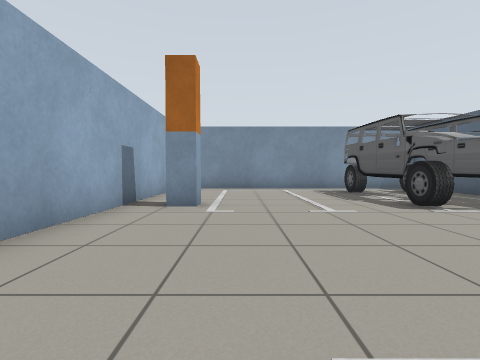
[1] (above)

12 first-person views from a walk through a Gazebo world. The camera is 0.72 m above the floor, tilts 2° down and sees 85° across. The floor is counted in squares, 1 m on a side. Each view is taken from the middle of a square. On the plan, view 1 faces up. The plan holds only what a view shows up to about 9 squares ahead; the rest is blank. The robots in the file are not drawn. Some stock models are drawn as simple stand-ins.

[2]
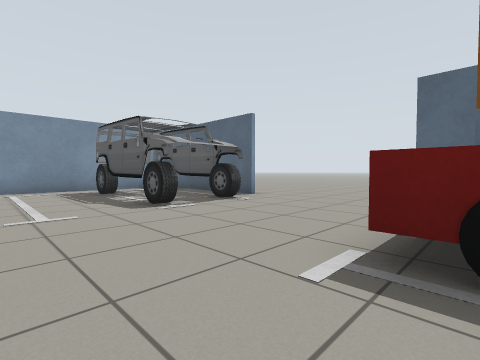

[3]
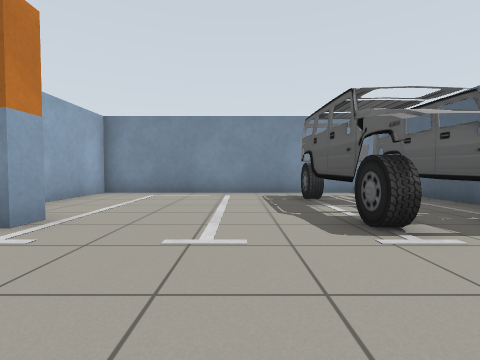

[4]
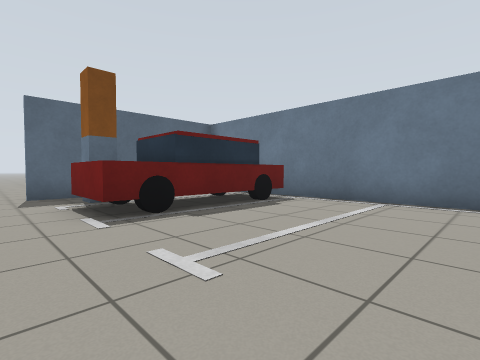

[5]
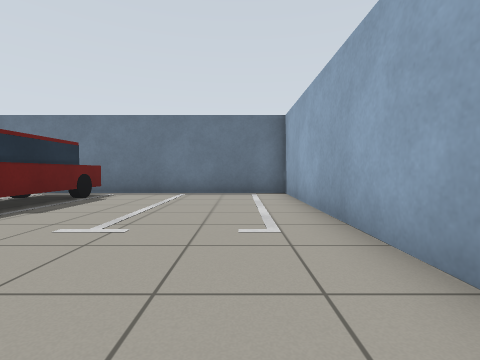

[6]
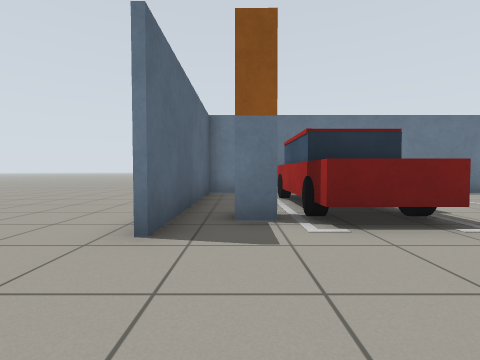

[7]
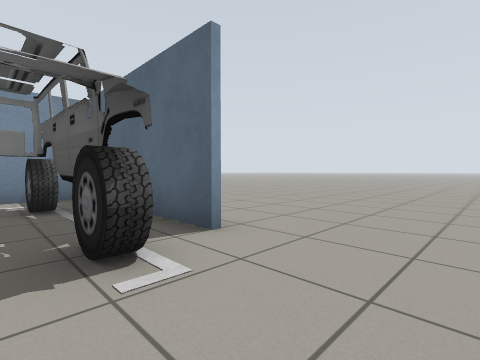

[8]
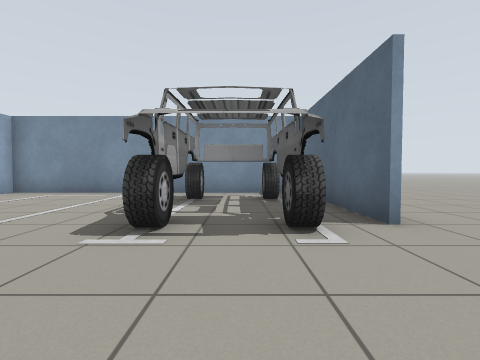

[9]
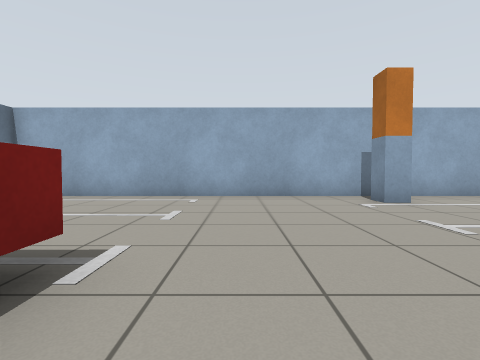

[10]
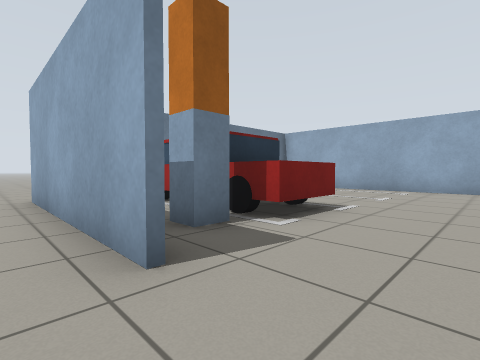

[11]
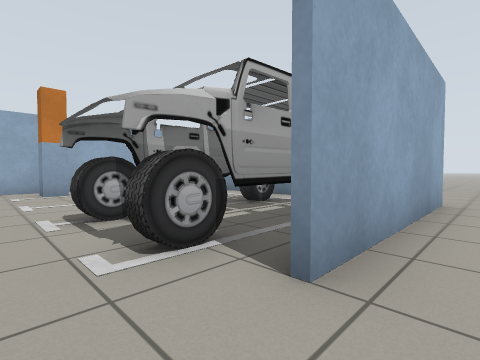

[12]
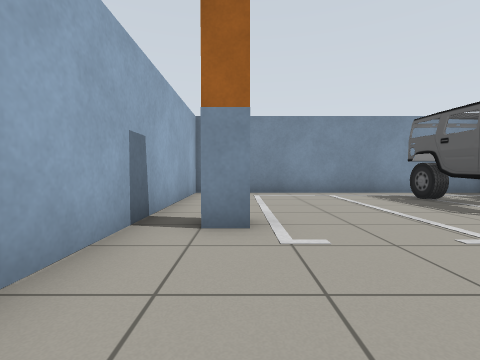

### Floor plan
Key: @ floor where view 1 was taken; # wall or solid block; . floor; C car.
Columns run from 3 left of view 1 to 8 right of it. Each row starts with its distance up from view 1.
 12           ..
 11 ###########.
 10 #.........#.
  9 #......CCC#.
  8 #......CCC#.
  7 #......CCC#.
  6 #......CCC#.
  5 #......CCC..
  4 #...........
  3 #...........
  2 #...........
  1 #.........#.
  0 #..@..CCC##.
 -1 #.....CCC #.
 -2 #.....C C.#.
 -3 #.....C C.#.
 -4 ######CCC##.
 -5           ..
 -6           ..

Positions as (right, up) in squares from view 1, and headings:
1: (0, 0), facing up
2: (1, 0), facing up-right
3: (2, 2), facing up
4: (-1, 2), facing down-right
5: (-1, 4), facing down
6: (6, 4), facing down
7: (5, 3), facing up-right
8: (5, 2), facing up
9: (5, 2), facing left
10: (8, 3), facing down-left
11: (8, 4), facing up-left
12: (-1, 2), facing up
